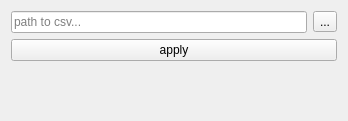
<?xml version="1.0" encoding="UTF-8"?>
<ui version="4.0">
 <class>Form</class>
 <widget class="QWidget" name="Form">
  <property name="geometry">
   <rect>
    <x>0</x>
    <y>0</y>
    <width>348</width>
    <height>121</height>
   </rect>
  </property>
  <property name="windowTitle">
   <string>Form</string>
  </property>
  <layout class="QVBoxLayout" name="verticalLayout">
   <item>
    <layout class="QVBoxLayout" name="verticalLayout_2">
     <item>
      <layout class="QHBoxLayout" name="horizontalLayout">
       <item alignment="Qt::AlignTop">
        <widget class="QLineEdit" name="path">
         <property name="minimumSize">
          <size>
           <width>100</width>
           <height>0</height>
          </size>
         </property>
         <property name="baseSize">
          <size>
           <width>0</width>
           <height>0</height>
          </size>
         </property>
         <property name="frame">
          <bool>true</bool>
         </property>
         <property name="dragEnabled">
          <bool>true</bool>
         </property>
         <property name="placeholderText">
          <string>path to csv...</string>
         </property>
        </widget>
       </item>
       <item alignment="Qt::AlignTop">
        <widget class="QToolButton" name="browse">
         <property name="text">
          <string>...</string>
         </property>
        </widget>
       </item>
      </layout>
     </item>
     <item alignment="Qt::AlignTop">
      <widget class="QPushButton" name="apply">
       <property name="text">
        <string>apply</string>
       </property>
      </widget>
     </item>
     <item>
      <layout class="QHBoxLayout" name="loading"/>
     </item>
     <item>
      <spacer name="verticalSpacer">
       <property name="orientation">
        <enum>Qt::Vertical</enum>
       </property>
       <property name="sizeHint" stdset="0">
        <size>
         <width>20</width>
         <height>40</height>
        </size>
       </property>
      </spacer>
     </item>
    </layout>
   </item>
  </layout>
 </widget>
 <resources/>
 <connections/>
</ui>
